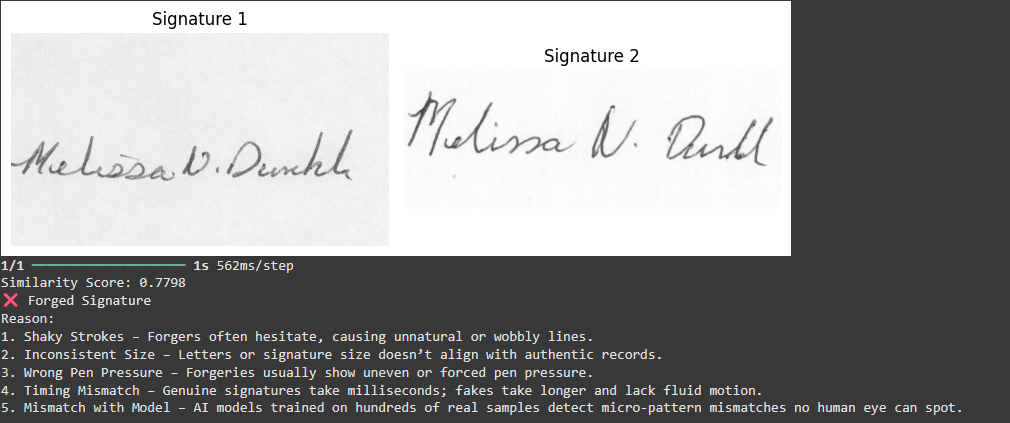
#> input picture images/Forged_Sign.png, 1010 x 423 px, given in place of forgeries_1_1.png, which was not available
$ jupyter execute --allow-errors 'Signature_with_CNN_and_SNN_with_Image_extraction(2).ipynb'   (text cells are left out)
#> lines starting #> are read from the running program, lines starting #| are printed output that depends on the picture; after the words box and inside, x2 and y2 are one past the last pixel; in counts of white or black regions, pixels touching at a corner belong together; pictures that were not available may be replaced by others from this repository, and a replacement may not be noted
[cell 1]
import numpy as np
import pandas as pd
import os
import re
from collections import OrderedDict
from math import factorial
from copy import deepcopy
import pickle
import random
import skimage.io as sk
from skimage import img_as_ubyte
from skimage.io import imread
import matplotlib.pyplot as plt

[cell 2]
image1 = sk.imread("/content/drive/MyDrive/Data/signatures/signatures_1/forgeries_1_1.png")
#> image1 is the input picture: shape (423, 1010, 4); mean R, G, B, A 148.5, 148.5, 148.5, 255
image2 = sk.imread("/content/drive/MyDrive/Data/signatures/signatures_1/forgeries_1_20.png")
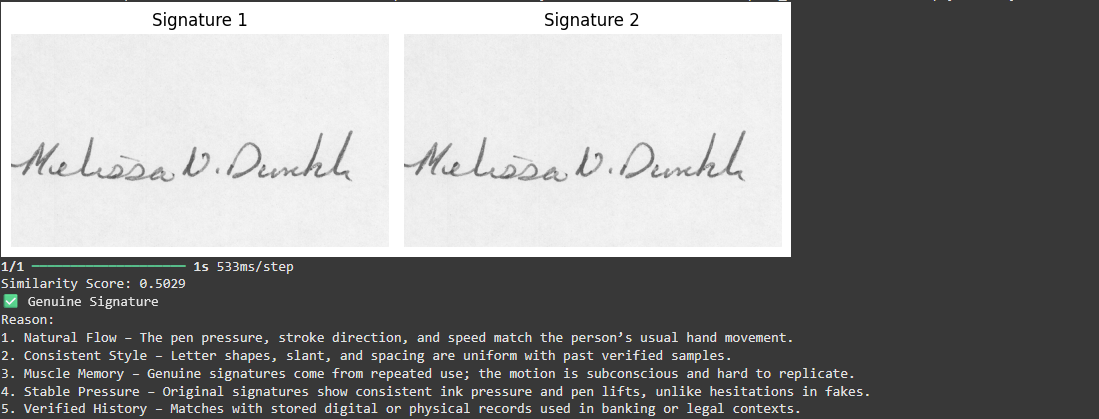
#> input picture images/Geninue_Sign.png, 1099 x 419 px, given in place of forgeries_1_20.png, which was not available
#> image2 is the input picture: shape (419, 1099, 4); mean R, G, B, A 140.1, 140.1, 140.1, 255
image3 = sk.imread("/content/drive/MyDrive/Data/signatures/signatures_1/forgeries_1_21.png")
#> (the rest of this cell did not finish here and is left out)

[cell 3]
import cv2

def preprocess_image(image):
    # Convert to grayscale if it's a color image
    if len(image.shape) == 3:
        image = cv2.cvtColor(image, cv2.COLOR_BGR2GRAY)
    # Resize the image
    img = cv2.resize(image, (256, 128))
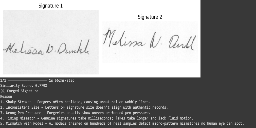
#> img: shape (128, 256); min 2, max 255, mean 149.4
    # Apply Gaussian Blur to remove noise
    img = cv2.GaussianBlur(img, (5, 5), 0)
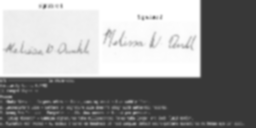
#> img: shape (128, 256); min 56, max 255, mean 149.4
    # Apply adaptive thresholding
    img = cv2.adaptiveThreshold(img, 255, cv2.ADAPTIVE_THRESH_GAUSSIAN_C, cv2.THRESH_BINARY_INV, 11, 2)
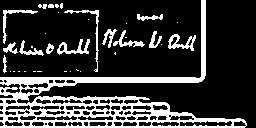
#> img: shape (128, 256); 21.9% white; 36 white regions (21 under 20 px), largest, box (x1, y1, x2, y2) and area: (0, 0, 247, 128) 5498, (57, 39, 90, 55) 208, (168, 34, 196, 51) 203
    return img

preprocessed_image1 = preprocess_image(image1)
preprocessed_image2 = preprocess_image(image2)
#> in preprocess_image (call 2), `img = cv2.resize(image, (256, 128))`:
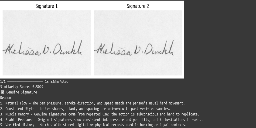
#> img: shape (128, 256); min 8, max 255, mean 139.7
#> in preprocess_image (call 2), `img = cv2.GaussianBlur(img, (5, 5), 0)`:
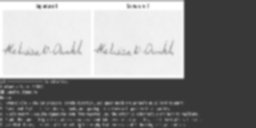
#> img: shape (128, 256); min 56, max 255, mean 140.1
#> in preprocess_image (call 2), `img = cv2.adaptiveThreshold(img, 255, cv2.ADAPTIVE_THRESH_GAUSSIAN_C, ..`:
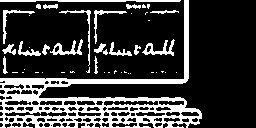
#> img: shape (128, 256); 22.2% white; 47 white regions (28 under 20 px), largest, box (x1, y1, x2, y2) and area: (0, 0, 202, 128) 5236, (0, 0, 181, 2) 329, (142, 39, 175, 56) 205
preprocessed_image3 = preprocess_image(image3)
#> (the rest of this cell did not finish here and is left out)

#> (a cell that did not finish here is left out)

[cell 5]
def preprocess_image(image):
    # Convert to grayscale if it's a color image
    if len(image.shape) == 3:
        image = cv2.cvtColor(image, cv2.COLOR_BGR2GRAY)
    # Resize the image
    img = cv2.resize(image, (256, 128))
    # Apply Gaussian Blur to remove noise
    img = cv2.GaussianBlur(img, (5, 5), 0)
    # Apply adaptive thresholding
    img = cv2.adaptiveThreshold(img, 255, cv2.ADAPTIVE_THRESH_GAUSSIAN_C, cv2.THRESH_BINARY_INV, 11, 2)
    return img

#> (the rest of this cell did not finish here and is left out)

#> (a cell that did not finish here is left out)

[cell 7]
from sklearn.model_selection import train_test_split
import numpy as np

# Assuming preprocessed_images is a list of NumPy arrays or tensors
#> (the rest of this cell did not finish here and is left out)

[cell 8]
import cv2
import os
base_dir = "/content/drive/MyDrive/Data/signatures"
#> base_dir = '/content/drive/MyDrive/Data/signatures'

# Step 4: Create folders
os.makedirs(os.path.join(base_dir, "train", "real"), exist_ok=True)
os.makedirs(os.path.join(base_dir, "train", "forgery"), exist_ok=True)
os.makedirs(os.path.join(base_dir, "test", "real"), exist_ok=True)
os.makedirs(os.path.join(base_dir, "test", "forgery"), exist_ok=True)
